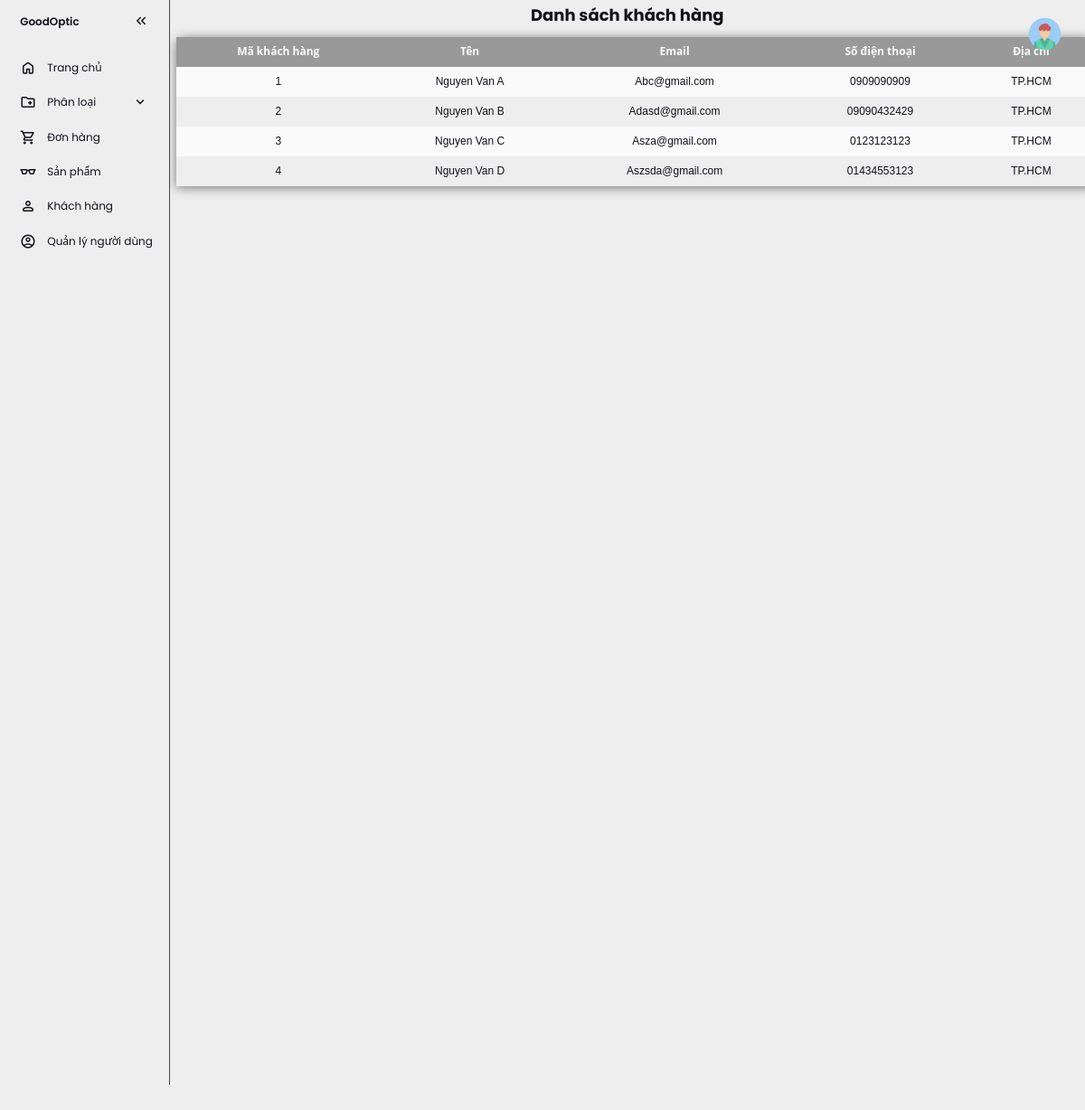
The app's page /admin/viewCustomers.php (signed in) with its own data.
### tables this page shows
CREATE TABLE `customers` (
  `customer_id` bigint(20) UNSIGNED NOT NULL,
  `customer_name` varchar(255) NOT NULL,
  `email` varchar(255) NOT NULL,
  `phone` varchar(30) NOT NULL,
  `address` text NOT NULL
);

### admin/viewCustomers.php (the view, shortened to what this page needs)
<?php include "./header.php";
include "./sidebar.php";
if ($_SESSION['user']['type'] != 'Admin'){
    echo "<h2>Bạn không có quyền truy cập nội dung này</h2>";
} else {
?>
<div>
  <h2 class="text-center">Danh sách khách hàng</h2>
  <div class="table-responsive">
    <table class="custom-table">
      <thead>
        <tr>
          <th class="text-center">Mã khách hàng</th>
          <th class="text-center">Tên</th>
          <th class="text-center">Email</th>
          <th class="text-center">Số điện thoại</th>
          <th class="text-center">Địa chỉ</th>
        </tr>
      </thead>
      <?php
      include_once "./config/dbconnect.php";
      $sql = "SELECT * from customers";
      $result = $conn->query($sql);
      if ($result->num_rows > 0) {
        while ($row = $result->fetch_assoc()) {
      ?>
          <tr>
            <td><?= $row["customer_id"] ?></td>
            <td><?= $row["customer_name"] ?></td>
            <td><?= $row["email"] ?></td>
            <td><?= $row["phone"] ?></td>
            <td><?= $row["address"] ?></td>
          </tr>
      <?php
        }
      }
      ?>
    </table>
  </div>
</div>
<?php
}
?>
<?php include "./footer.php"; ?>

### admin/css/style.css (style rules this page uses)
:root { --base-clr: #EEEEEE; --line-clr: #42434a; --hover-clr: #FFCCCC; --text-clr: #11121a; --accent-clr: #11121a; --secondary-text-clr: #b0b3c1; }
* { margin: 0; padding: 0; }
html { font-family: Poppins, 'Segoe UI', Tahoma, Geneva, Verdana, sans-serif; line-height: 1.5rem; }
table { width: 100%; border-collapse: collapse; border-spacing: 0; box-shadow: 0 2px 15px rgba(64, 64, 64, .7); border-radius: 12px 12px 0 0; margin-top: 20px; margin-left: 10px; }
td, th { padding: 10px 16px; text-align: center; }
th { background-color: #999999; color: #fafafa; font-family: 'Open Sans', Sans-serif; font-weight: bold; }
tr { width: 100%; background-color: #fafafa; font-family: 'Montserrat', sans-serif; }
tr:nth-child(even) { background-color: #eeeeee; }
div { align-items: center; justify-content: center; }
h2 { text-align: center; margin-top: 10px; }

### records on screen
customers: customer_id "1", customer_name "Nguyen Van A", email "Abc@gmail.com", phone "0909090909", address "TP.HCM"
customers: customer_id "2", customer_name "Nguyen Van B", email "Adasd@gmail.com", phone "09090432429", address "TP.HCM"
customers: customer_id "3", customer_name "Nguyen Van C", email "Asza@gmail.com", phone "0123123123", address "TP.HCM"
customers: customer_id "4", customer_name "Nguyen Van D", email "Aszsda@gmail.com", phone "01434553123", address "TP.HCM"
